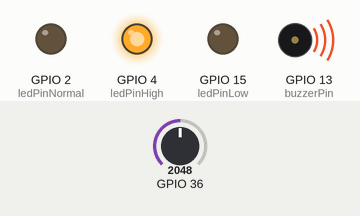
Recording of a sketch running on a simulated ESP32. Parts: output pins drawn as LEDs (lit = HIGH), buzzer (waves = sounding, pin HIGH). The test bench sets the inputs (shaded band); at power-on: GPIO 36 = 2048. WiFi joins after 1.5 s; servers stay silent unless stated; uploads are accepted with an empty reply; what the sketch prints to the serial monitor is not drawn.

Above: at 2.7 s.
2.8 s: GPIO 36 set to 234
8.6 s: GPIO 36 set to 217
At 12.2 s:
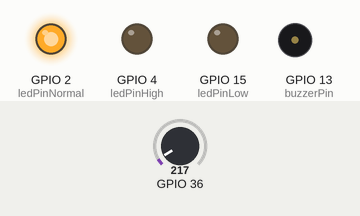
14.4 s: GPIO 36 set to 0
At 17.4 s:
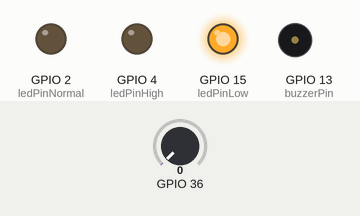
20.2 s: GPIO 36 set to 491
At 22.6 s:
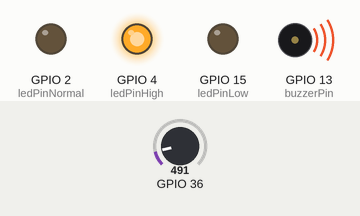
Timing chart, 0 to 24.1 s (numbered marks = the images above; inputs shaded):
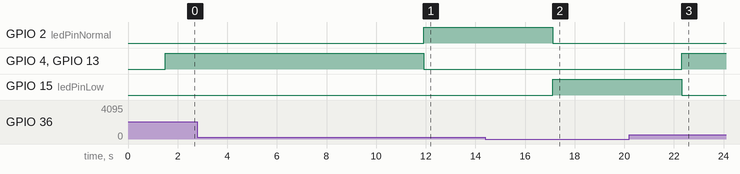

Measured:
- the behaviour switches between 218 and 217 on GPIO 36 (found by bisection; images 0 and 1)
- after the input at 8.6 s, GPIO 2 (ledPinNormal): LOW → HIGH after 3.3 s; GPIO 4 (ledPinHigh), GPIO 13 (buzzerPin): HIGH → LOW after 3.3 s
- after the input at 14.4 s, GPIO 2 (ledPinNormal): HIGH → LOW after 2.7 s; GPIO 15 (ledPinLow): LOW → HIGH after 2.7 s
- after the input at 20.2 s, GPIO 4 (ledPinHigh), GPIO 13 (buzzerPin): LOW → HIGH after 2.1 s; GPIO 15 (ledPinLow): HIGH → LOW after 2.1 s

The sketch:

Final_Project_Temperature.ino
```cpp
#include <WiFi.h>
#include <HTTPClient.h>


// Replace with your network credentials
const char* ssid     = "Nyari Koneksi";
const char* password = "Ampastahu";

// REPLACE with your Domain name and URL path or IP address with path
const char* serverName = "http://18.209.76.203/SensorData.php";

// Keep this API Key value to be compatible with the PHP code provided in the project page.
// If you change the apiKeyValue value, the PHP file /post-esp-data.php also needs to have the same key

String sensorName = "Device001";
const int ledPinLow = 15;
const int ledPinNormal = 2;
const int ledPinHigh = 4;
const int buzzerPin = 13;
String statusTemp = "";
/*#include <SPI.h>
#define BME_SCK 18
#define BME_MISO 19
#define BME_MOSI 23
#define BME_CS 5*/

void setup() {
  Serial.begin(115200);
  pinMode(ledPinLow, OUTPUT);
  pinMode(ledPinNormal, OUTPUT);
  pinMode(ledPinHigh, OUTPUT);
  pinMode(buzzerPin, OUTPUT);

  WiFi.begin(ssid, password);
  Serial.println("Connecting");
  while(WiFi.status() != WL_CONNECTED) {
    delay(500);
    Serial.print(".");
  }
  Serial.println("");
  Serial.print("Connected to WiFi network with IP Address: ");
  Serial.println(WiFi.localIP());
}

void loop() {
  //Check WiFi connection status
  if(WiFi.status()== WL_CONNECTED){
    HTTPClient http;
    digitalWrite(ledPinLow, LOW);
    digitalWrite(ledPinNormal, LOW);
    digitalWrite(ledPinHigh, LOW);
    digitalWrite(buzzerPin, LOW);

    // Your Domain name with URL path or IP address with path
    http.begin(serverName);

    // Specify content-type header
    http.addHeader("Content-Type", "application/x-www-form-urlencoded");

    float temperature = analogRead(A0);
    float voltage = (temperature / 2048.0) * 3300; // 5000 to get millivots.
    float tempCelcius = voltage * 0.1;

    if(tempCelcius < 33)
    {
      digitalWrite(ledPinLow, HIGH);
      digitalWrite(buzzerPin, LOW);
      statusTemp = "Too Low";
    }
    else if(tempCelcius >= 33 && tempCelcius <= 35)
    {
      digitalWrite(ledPinNormal, HIGH);
      digitalWrite(buzzerPin, LOW);
      statusTemp = "Normal";
    }
    else if(tempCelcius > 35)
    {
      digitalWrite(ledPinHigh, HIGH);
      digitalWrite(buzzerPin, HIGH);
      statusTemp = "Too High";
    }

    // Prepare your HTTP POST request data
    String httpRequestData = "name=" + sensorName + "&temperature=" + tempCelcius + "&status=" + statusTemp + "";
    Serial.print("httpRequestData: ");
    Serial.println(httpRequestData);

    // You can comment the httpRequestData variable above
    // then, use the httpRequestData variable below (for testing purposes without the BME280 sensor)
    //String httpRequestData = "api_key=tPmAT5Ab3j7F9&sensor=BME280&location=Office&value1=24.75&value2=49.54&value3=1005.14";

    // Send HTTP POST request
    int httpResponseCode = http.POST(httpRequestData);

    // If you need an HTTP request with a content type: text/plain
    //http.addHeader("Content-Type", "text/plain");
    //int httpResponseCode = http.POST("Hello, World!");

    // If you need an HTTP request with a content type: application/json, use the following:
    //http.addHeader("Content-Type", "application/json");
    //int httpResponseCode = http.POST("{\"value1\":\"19\",\"value2\":\"67\",\"value3\":\"78\"}");

    if (httpResponseCode>0) {
      Serial.print("HTTP Response code: ");
      Serial.println(httpResponseCode);
    }
    else {
      Serial.print("Error code: ");
      Serial.println(httpResponseCode);
    }
    // Free resources
    http.end();
  }
  else {
    Serial.println("WiFi Disconnected");
  }
  //Send an HTTP POST request every 30 seconds
  delay(5000);
}
```
